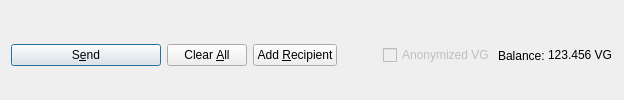
         <widget class="QFrame" name="frame_Send">
          <layout class="QHBoxLayout" name="horizontalLayout">
           <property name="bottomMargin">
            <number>0</number>
           </property>
           <item>
            <widget class="QPushButton" name="sendButton">
             <property name="minimumSize">
              <size>
               <width>150</width>
               <height>0</height>
              </size>
             </property>
             <property name="toolTip">
              <string>Confirm the send action</string>
             </property>
             <property name="text">
              <string>S&amp;end</string>
             </property>
             <property name="icon">
              <iconset resource="../fiveg.qrc">
               <normaloff>:/icons/send</normaloff>:/icons/send</iconset>
             </property>
             <property name="autoDefault">
              <bool>false</bool>
             </property>
             <property name="default">
              <bool>true</bool>
             </property>
            </widget>
           </item>
           <item>
            <widget class="QPushButton" name="clearButton">
             <property name="sizePolicy">
              <sizepolicy hsizetype="Minimum" vsizetype="Fixed">
               <horstretch>0</horstretch>
               <verstretch>0</verstretch>
              </sizepolicy>
             </property>
             <property name="toolTip">
              <string>Clear all fields of the form.</string>
             </property>
             <property name="text">
              <string>Clear &amp;All</string>
             </property>
             <property name="icon">
              <iconset resource="../fiveg.qrc">
               <normaloff>:/icons/remove</normaloff>:/icons/remove</iconset>
             </property>
             <property name="autoDefault">
              <bool>false</bool>
             </property>
            </widget>
           </item>
           <item>
            <widget class="QPushButton" name="addButton">
             <property name="toolTip">
              <string>Send to multiple recipients at once</string>
             </property>
             <property name="text">
              <string>Add &amp;Recipient</string>
             </property>
             <property name="icon">
              <iconset resource="../fiveg.qrc">
               <normaloff>:/icons/add</normaloff>:/icons/add</iconset>
             </property>
             <property name="autoDefault">
              <bool>false</bool>
             </property>
            </widget>
           </item>
           <item>
            <spacer name="horizontalSpacer">
             <property name="orientation">
              <enum>Qt::Horizontal</enum>
             </property>
             <property name="sizeHint" stdset="0">
              <size>
               <width>40</width>
               <height>20</height>
              </size>
             </property>
            </spacer>
           </item>
           <item>
            <layout class="QHBoxLayout" name="horizontalLayout_2">
             <property name="spacing">
              <number>3</number>
             </property>
             <item>
              <widget class="QCheckBox" name="checkzVG">
               <property name="enabled">
                <bool>false</bool>
               </property>
               <property name="text">
                <string>Anonymized VG</string>
               </property>
              </widget>
             </item>
             <item>
              <widget class="QLabel" name="label">
               <property name="text">
                <string>Balance:</string>
               </property>
              </widget>
             </item>
             <item>
              <widget class="QLabel" name="labelBalance">
               <property name="sizePolicy">
                <sizepolicy hsizetype="Preferred" vsizetype="Fixed">
                 <horstretch>0</horstretch>
                 <verstretch>0</verstretch>
                </sizepolicy>
               </property>
               <property name="cursor">
                <cursorShape>IBeamCursor</cursorShape>
               </property>
               <property name="text">
                <string notr="true">123.456 VG</string>
               </property>
               <property name="textInteractionFlags">
                <set>Qt::LinksAccessibleByMouse|Qt::TextSelectableByKeyboard|Qt::TextSelectableByMouse</set>
               </property>
              </widget>
             </item>
            </layout>
           </item>
          </layout>
         </widget>
